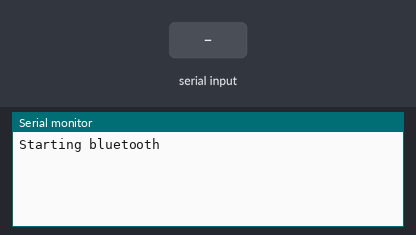
A sketch run on a simulated Arduino Mega 2560, built with avr-gcc and run on an emulated ATmega2560. Shown: the last lines printed to the serial monitor. The inputs (shaded band) are chosen by the test bench.

Above: at 1.2 s.
1.3 s: "1" received over the second serial link
At 2.2 s:
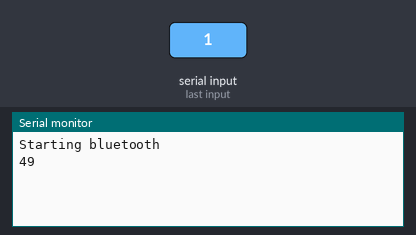
2.8 s: "0" received over the second serial link
At 3.3 s:
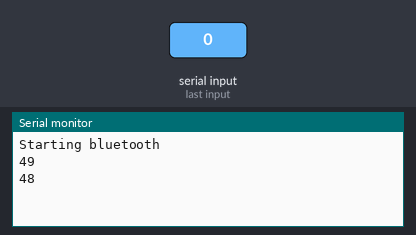
4.3 s: "2" received over the second serial link
At 5.7 s:
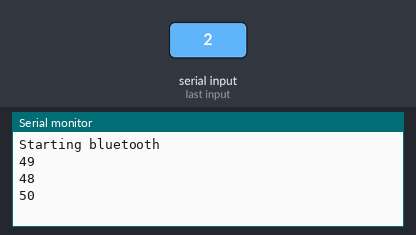

The sketch:

bluetooth_test_2.ino
```cpp
int state = 0;

void setup(){
  Serial.begin(115200);
  Serial.println("Starting bluetooth");
  Serial1.begin(115200);
}

void loop(){
//  if(Serial1.available()>0){
//    state = Serial1.read();
//    Serial.println(state);
//    Serial1.write(state);
//    delay(1000);
//  }
    if(Serial1.available()>0){
    state = Serial1.read();
    Serial.println(state);
    Serial1.write(state);

  }

}
```

Measured:
- after the input at 1.3 s, the serial monitor: prints a new line at once (image 1)
- after the input at 2.8 s, the serial monitor: prints a new line at once (image 2)
- after the input at 4.3 s, the serial monitor: prints a new line at once (image 3)
